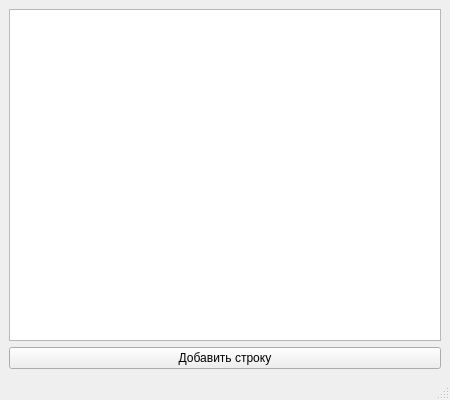
<?xml version="1.0" encoding="UTF-8"?>
<ui version="4.0">
 <class>MainWindow</class>
 <widget class="QMainWindow" name="MainWindow">
  <property name="geometry">
   <rect>
    <x>0</x>
    <y>0</y>
    <width>450</width>
    <height>400</height>
   </rect>
  </property>
  <property name="windowTitle">
   <string>Матрица</string>
  </property>
  <widget class="QWidget" name="centralwidget">
   <layout class="QVBoxLayout" name="verticalLayout">
    <item>
     <widget class="QTextEdit" name="textEdit">
      <property name="readOnly">
       <bool>true</bool>
      </property>
     </widget>
    </item>
    <item>
     <widget class="QPushButton" name="pushButton">
      <property name="text">
       <string>Добавить строку</string>
      </property>
     </widget>
    </item>
   </layout>
  </widget>
  <widget class="QMenuBar" name="menubar">
   <property name="geometry">
    <rect>
     <x>0</x>
     <y>0</y>
     <width>450</width>
     <height>22</height>
    </rect>
   </property>
  </widget>
  <widget class="QStatusBar" name="statusbar"/>
 </widget>
 <resources/>
 <connections/>
</ui>
